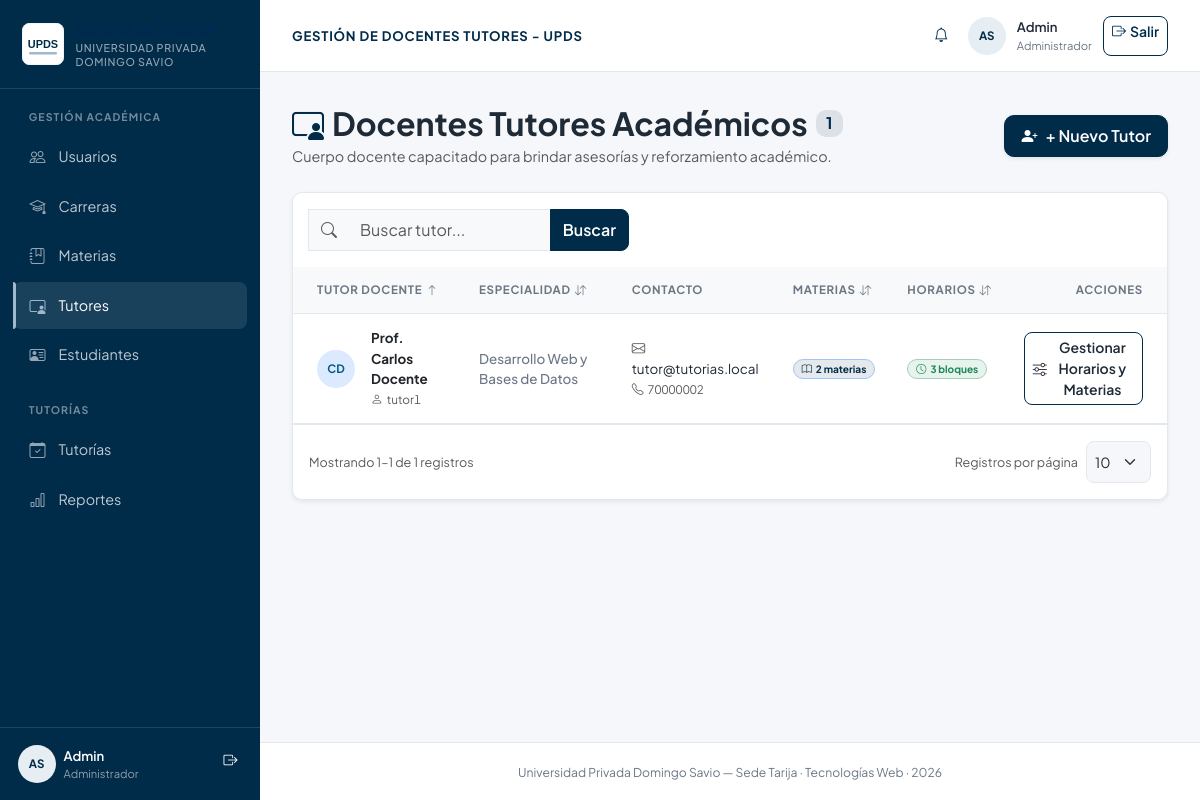
/controllers/tutores_listar.php (signed in), run on the app's committed database.
### tables this page shows
CREATE TABLE IF NOT EXISTS tutores (
  id_tutor INT AUTO_INCREMENT PRIMARY KEY,
  id_usuario INT NOT NULL UNIQUE,
  especialidad VARCHAR(150),
  biografia TEXT,
  CONSTRAINT fk_tutores_usuarios FOREIGN KEY (id_usuario) REFERENCES usuarios(id_usuario) ON DELETE CASCADE
);

CREATE TABLE IF NOT EXISTS usuarios (
  id_usuario INT AUTO_INCREMENT PRIMARY KEY,
  id_rol INT NOT NULL,
  nombre VARCHAR(100) NOT NULL,
  apellido VARCHAR(100) NOT NULL,
  correo VARCHAR(150) NOT NULL UNIQUE,
  usuario VARCHAR(50) NOT NULL UNIQUE,
  contrasena_hash VARCHAR(255) NOT NULL,      
  telefono VARCHAR(20),
  estado ENUM('activo','inactivo','pendiente') NOT NULL DEFAULT 'activo',
  fecha_registro DATETIME DEFAULT CURRENT_TIMESTAMP,
  CONSTRAINT fk_usuarios_roles FOREIGN KEY (id_rol) REFERENCES roles(id_rol) ON UPDATE CASCADE
);

### controllers/tutores_listar.php (called while the page is built, shortened)
<?php
require_once __DIR__ . '/../config/conexion.php';
require_once __DIR__ . '/../models/TutorModel.php';
require_once __DIR__ . '/../includes/lista_helper.php';
$tutorModel = new TutorModel($pdo);
$ordenesPermitidos = ['nombre', 'especialidad', 'materias', 'horarios'];
$ordenActual = in_array($_GET['orden'] ?? '', $ordenesPermitidos, true) ? $_GET['orden'] : 'nombre';
$dirActual = ($_GET['dir'] ?? '') === 'desc' ? 'desc' : 'asc';
$q = isset($_GET['q']) && is_scalar($_GET['q']) ? trim((string) $_GET['q']) : '';
$orden = $ordenActual;
$dir = $dirActual;
$parametrosPagina = paginacionParametros();
$totalRegistros = $tutorModel->contar($q);
$pag = paginacionCalcular($totalRegistros, $parametrosPagina);
$tutores = $tutorModel->obtenerPaginadas($q, $orden, $dir, $pag['por_pagina'], $pag['offset']);
require_once __DIR__ . '/../views/tutores/listar.php';

### models/TutorModel.php (called while the page is built, shortened)
<?php
class TutorModel
{
    private $pdo;
    public function __construct($pdo)
    {
        $this->pdo = $pdo;
    }
    public function obtenerPaginadas($q, $orden, $dir, $limite, $offset)
    {
        $columnas = ['nombre' => 'u.nombre', 'especialidad' => 't.especialidad', 'materias' => 'total_materias', 'horarios' => 'total_horarios'];
        $ordenSql = $columnas[$orden] ?? $columnas['nombre'];
        $dirSql = strtolower($dir) === 'asc' ? 'ASC' : 'DESC';
        $sql = "SELECT t.id_tutor, t.id_usuario, t.especialidad, t.biografia,
                       u.nombre, u.apellido, u.correo, u.telefono, u.usuario, u.estado,
                       (SELECT COUNT(*) FROM tutor_materia tm WHERE tm.id_tutor = t.id_tutor) AS total_materias,
                       (SELECT COUNT(*) FROM disponibilidad_tutor dt WHERE dt.id_tutor = t.id_tutor) AS total_horarios
                FROM tutores t INNER JOIN usuarios u ON t.id_usuario = u.id_usuario";
        $sql .= " ORDER BY {$ordenSql} {$dirSql} LIMIT :limite OFFSET :offset";
        $stmt = $this->pdo->prepare($sql);
        $stmt->bindValue(':limite', $limite, PDO::PARAM_INT);
        $stmt->bindValue(':offset', $offset, PDO::PARAM_INT);
        $stmt->execute();
        return $stmt->fetchAll();
    }
    public function contar($q = '')
    {
        $sql = 'SELECT COUNT(*) FROM tutores t INNER JOIN usuarios u ON t.id_usuario = u.id_usuario';
        $stmt = $this->pdo->prepare($q !== '' ? $sql . " WHERE CONCAT_WS(' ', u.nombre, u.apellido, u.correo, u.usuario, t.especialidad) LIKE :q ESCAPE '\\\\'" : $sql);
        $stmt->execute();
        return (int) $stmt->fetchColumn();
    }
}

### views/tutores/listar.php (the view, shortened to what this page needs)
<?php
include __DIR__ . '/../layouts/header.php';
?>
<div class="d-flex flex-column flex-md-row justify-content-between align-items-start align-items-md-center mb-4 gap-3">
  <div>
    <h2 class="fw-bold mb-1 d-flex align-items-center gap-2">
      <i class="bi bi-person-video3 text-primary"></i>
      <span>Docentes Tutores Académicos</span>
      <span class="badge bg-primary bg-opacity-10 text-primary fs-6"><?= $totalRegistros ?></span>
    </h2>
    <p class="text-muted mb-0">Cuerpo docente capacitado para brindar asesorías y reforzamiento académico.</p>
  </div>
  <div>
    <a href="usuarios_crear.php" class="btn btn-primary d-flex align-items-center gap-2 shadow-sm px-3 py-2 rounded-3">
      <i class="bi bi-person-plus-fill"></i>
      <span class="fw-semibold">+ Nuevo Tutor</span>
    </a>
  </div>
</div>
<div class="card card-custom shadow-sm overflow-hidden">
  <div class="card-header bg-white py-3 border-0">
    <form method="GET" class="input-group" style="max-width: 320px;">
      <span class="input-group-text bg-light border-end-0 text-muted"><i class="bi bi-search"></i></span>
      <input type="search" name="q" value="<?= htmlspecialchars($q) ?>" class="form-control bg-light border-start-0" placeholder="Buscar tutor...">
      <button class="btn btn-primary" type="submit">Buscar</button>
    </form>
  </div>
  <div class="table-responsive">
    <table class="table table-hover align-middle mb-0">
      <thead class="table-light text-muted text-uppercase" style="font-size: 0.75rem; letter-spacing: 0.5px;">
        <tr>
          <th>Contacto</th>
          <th class="text-end pe-4">Acciones</th>
        </tr>
      </thead>
      <tbody>
        <?php foreach ($tutores as $t): ?>
          <tr>
            <td class="ps-4">
              <div class="d-flex align-items-center gap-3">
                <?= avatar($t['nombre'], $t['apellido'], 'tutor') ?>
                <div>
                  <div class="fw-bold text-dark">Prof. <?= htmlspecialchars($t['nombre'] . ' ' . $t['apellido']) ?></div>
                  <small class="text-muted"><i class="bi bi-person me-1"></i><?= htmlspecialchars($t['usuario']) ?></small>
                </div>
              </div>
            </td>
            <td>
              <span class="fw-medium text-secondary">
                <?= htmlspecialchars($t['especialidad'] ?? 'Docencia Universitaria') ?>
              </span>
            </td>
            <td>
              <div><i class="bi bi-envelope me-1 text-muted"></i><?= htmlspecialchars($t['correo']) ?></div>
              <?php if (!empty($t['telefono'])): ?>
                <small class="text-muted"><i class="bi bi-telephone me-1"></i><?= htmlspecialchars($t['telefono']) ?></small>
              <?php endif; ?>
            </td>
            <td>
              <span class="badge bg-primary bg-opacity-10 text-primary border border-primary-subtle px-2 py-1">
                <i class="bi bi-book me-1"></i><?= $t['total_materias'] ?> materias
              </span>
            </td>
            <td>
              <span class="badge bg-success bg-opacity-10 text-success border border-success-subtle px-2 py-1">
                <i class="bi bi-clock me-1"></i><?= $t['total_horarios'] ?> bloques
              </span>
            </td>
            <td class="text-end pe-4">
              <a href="tutores_disponibilidad.php?id=<?= $t['id_tutor'] ?>" class="btn btn-outline-primary btn-sm d-inline-flex align-items-center gap-1">
                <i class="bi bi-sliders"></i>
                <span>Gestionar Horarios y Materias</span>
              </a>
            </td>
          </tr>
        <?php endforeach; ?>
      </tbody>
    </table>
  </div>
  <?php include __DIR__ . '/../partials/paginacion.php'; ?>
</div>
<?php include __DIR__ . '/../layouts/footer.php'; ?>

### includes/vista_helpers.php (shortened to what this page needs)
<?php
function avatar($nombre, $apellido = '', $rol = '')
{
    $nombre = trim((string) $nombre);
    $apellido = trim((string) $apellido);
    $iniciales = strtoupper(substr($nombre, 0, 1) . substr($apellido, 0, 1));
    $clasesRol = [
        'administrador' => 'avatar-admin',
        'tutor' => 'avatar-tutor',
        'estudiante' => 'avatar-student',
    ];
    $claseRol = $clasesRol[$rol] ?? 'avatar-default';
    return '<span class="avatar ' . $claseRol . '" aria-hidden="true">'
        . htmlspecialchars($iniciales, ENT_QUOTES, 'UTF-8') . '</span>';
}

### assets/css/upds-theme.css (style rules this page uses)
:root { --upds-navy: #002b49; --upds-navy-deep: #002855; --upds-navy-soft: #e6edf3; --upds-accent: #9fb8cc; --upds-accent-dark: #7d9db8; --upds-bg: #f5f7fa; --upds-surface: #ffffff; --upds-border: #e3e8ef; --upds-text: #1f2a37; --upds-muted: #6b7785; --upds-shadow: 0 1px 2px rgba(16, 24, 40, .06), 0 1px 3px rgba(16, 24, 40, .08); --bs-primary: var(--upds-navy); --bs-primary-rgb: 0, 43, 73; --bs-secondary: var(--upds-muted); --bs-secondary-rgb: 107, 119, 133; --bs-link-color: var(--upds-navy); --bs-link-hover-color: var(--upds-navy-deep); --bs-body-bg: var(--upds-bg); --bs-body-color: var(--upds-text); --bs-border-color: var(--upds-border); --bs-border-radius: 10px; --bs-border-radius-sm: 8px; --bs-border-radius-lg: 10px; --bs-focus-ring-color: rgba(159, 184, 204, .42); }
* { box-sizing: border-box; }
html { min-height: 100%; }
body { min-height: 100vh; margin: 0; overflow-x: hidden; background: var(--upds-bg); color: var(--upds-text); font-family: 'Plus Jakarta Sans', system-ui, sans-serif; font-size: .9rem; line-height: 1.5; }
a { color: var(--upds-navy); }
.card-custom, .table-card, .kpi-card { background: var(--upds-surface); border: 1px solid var(--upds-border); border-radius: 10px; box-shadow: var(--upds-shadow); }
.card-custom { overflow: hidden; }
.table { --bs-table-bg: transparent; --bs-table-hover-bg: #f8fafc; margin-bottom: 0; }
.table th { color: var(--upds-muted); font-size: .72rem; font-weight: 700; letter-spacing: .06em; text-transform: uppercase; white-space: nowrap; }
.table td, .table th { padding: .9rem 1rem; vertical-align: middle; }
.table tbody tr { min-height: 60px; }
.table tbody td { color: var(--upds-text); font-size: .84rem; }
.table thead { border-bottom: 1px solid var(--upds-border); }
.table a { color: inherit; }
.font-tabular, .table, .kpi-value { font-variant-numeric: tabular-nums; }
.btn { min-height: 40px; border-radius: 8px; font-weight: 600; }
.btn-primary { --bs-btn-bg: var(--upds-navy); --bs-btn-border-color: var(--upds-navy); --bs-btn-hover-bg: var(--upds-navy-deep); --bs-btn-hover-border-color: var(--upds-navy-deep); --bs-btn-active-bg: var(--upds-navy-deep); --bs-btn-active-border-color: var(--upds-navy-deep); }
.btn-outline-primary { --bs-btn-color: var(--upds-navy); --bs-btn-border-color: var(--upds-navy); --bs-btn-hover-bg: var(--upds-navy); --bs-btn-hover-border-color: var(--upds-navy); }
.form-control, .form-select { min-height: 42px; border-radius: 8px; border-color: var(--upds-border); color: var(--upds-text); }
.input-group-text { border-color: var(--upds-border); color: var(--upds-muted); background: var(--upds-bg); }
.avatar { display: inline-flex; width: 38px; height: 38px; align-items: center; justify-content: center; flex: 0 0 auto; border-radius: 50%; font-size: .72rem; font-weight: 700; }
.avatar-admin { color: var(--upds-navy); background: var(--upds-navy-soft); }
.avatar-tutor { color: #075985; background: #dbeafe; }

### data on the page
tutores: id_usuario.apellido "CD", id_usuario.apellido "Carlos Docente", id_usuario.usuario "tutor1", especialidad "Desarrollo Web y Bases de Datos", id_usuario.correo "tutor@tutorias.local", id_usuario.telefono "70000002", total_materias "2", total_horarios "3"

### other printed values
$iniciales "AS AS"
$nombreSesion "Admin"
$rolSesion "Administrador"
$tituloSeccion "GESTIÓN DE DOCENTES TUTORES - UPDS"
$totalRegistros "1"
$etiqueta "TUTOR DOCENTE ESPECIALIDAD MATERIAS HORARIOS"
$inicio "1"
$fin "1"
$pag['total'] "1"
form field por_pagina "10"
